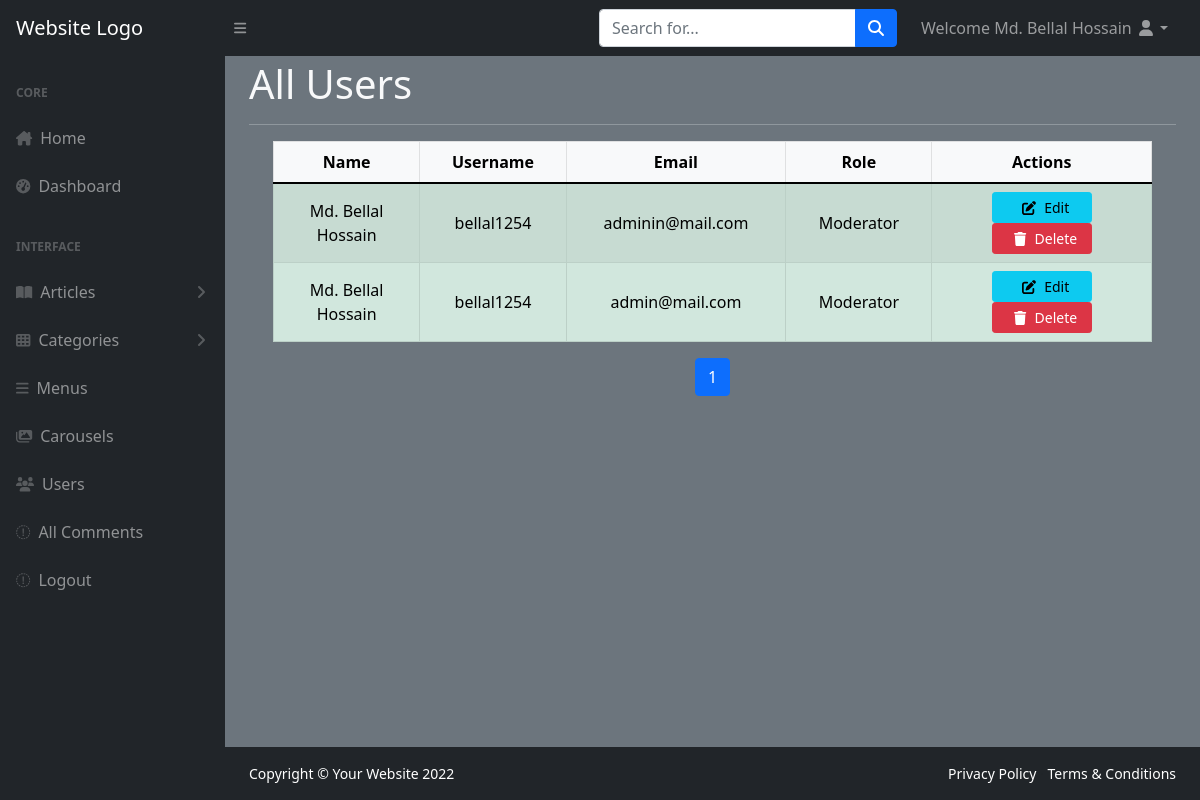
/admin-users.php (signed in), run on the app's committed database.
### tables this page shows
CREATE TABLE `users` (
  `id` int(11) NOT NULL,
  `name` varchar(80) NOT NULL,
  `email` varchar(128) NOT NULL,
  `username` varchar(512) NOT NULL,
  `password` varchar(128) NOT NULL,
  `role` set('1','2','3') NOT NULL DEFAULT '1',
  `created_at` timestamp NOT NULL DEFAULT current_timestamp()
);

### admin-users.php (the view, shortened to what this page needs)
<?php require "inc/header.php"; ?>
</head>
<body class="sb-nav-fixed bg-secondary">
    <?php require "inc/topnav.php"; ?>
    <div id="layoutSidenav">
        <?php require "inc/leftnav.php"; ?>
        <div id="layoutSidenav_content">
            <main>
                <div class="container-fluid text-light">
                    <h1 class="my-1">All Users</h1>
                    <hr>
                    <div class="container-fluid">
                        <table class="table  table-bordered table-striped table align-middle table-success table-hover">
                            <thead style="text-align: center;" class="table-light">
                                <tr>
                                    <th class="col-md-2">Name</th>
                                    <th class="col-md-2">Username</th>
                                    <th class="col-md-3">Email</th>
                                    <th class="col-md-2">Role</th>
                                    <th class="col-md-3">Actions</th>
                                </tr>
                            </thead>
                            <tbody>
                                <?php
                                require "inc/connection.php";
                                $result = mysqli_query($conn, "SELECT COUNT(*) AS total_rows FROM users");
                                $row = mysqli_fetch_assoc($result);
                                $total_rows = $row['total_rows'];
                                $total_pages = ceil($total_rows / 7);
                                $page = isset($_GET['page']) ? $_GET['page'] : 1;
                                $offset = ($page - 1) * 7;
                                $result = mysqli_query($conn, "select * from users order by role desc LIMIT 7 OFFSET $offset");
                                while ($row = mysqli_fetch_assoc($result)) {
                                    echo "<tr style='text-align: center;'>";
                                    echo "<td>" . $row['name'] . "</td>";
                                    echo "<td>" . $row['username'] . "</td>";
                                    echo "<td>" . $row['email'] . "</td>";
                                    switch ($row["role"]) {
                                        case 2:
                                            echo "<td>Moderator</td>";
                                            break;
                                    }
                                    echo "<td>
                            <a style='width: 100px;' class='btn btn-info btn-sm mx-2' href='user-edit.php?id=" . $row['id'] . "' role='button'><i class='fas fa-edit px-2'></i>Edit</a>
                            <a style='width: 100px;' class='btn btn-danger btn-sm mx-2' href='article-delete.php?id=" . $row['id'] . "' onclick=\"return confirm('Your Article Will Be DELETED. Press Ok to Confirm')\" role='button'><i class='fas fa-trash px-2'></i>Delete</a>
                                    </td>";
                                    echo "</tr>";
                                }
                                ?>
                            </tbody>
                        </table>
                        <div class="d-flex justify-content-center">
                            <nav aria-label="Page navigation example">
                                <ul class="pagination">
                                    <?php
                                    for ($i = 1; $i <= $total_pages; $i++) {
                                        echo "<li class='page-item " . ($page == $i ? 'active' : '') . "'><a class='page-link' href='?page=$i'>$i</a></li>";
                                    }
                                    ?>
                                </ul>
                            </nav>
                        </div>
                    </div>
                </div>
            </main>
            <?php require "inc/footer.php"; ?>
        </div>
    </div>
</body>
</html>

### assets/css/footer.css (style rules this page uses)
ul { margin: 0px; padding: 0px; }

### data on the page
users: name "Md. Bellal Hossain", username "bellal1254", email "adminin@mail.com", role "Moderator", $row['id'] 1 (drawn)
users: name "Md. Bellal Hossain", username "bellal1254", email "admin@mail.com", role "Moderator"

### other printed values
$_SESSION['username'] "Md. Bellal Hossain"
